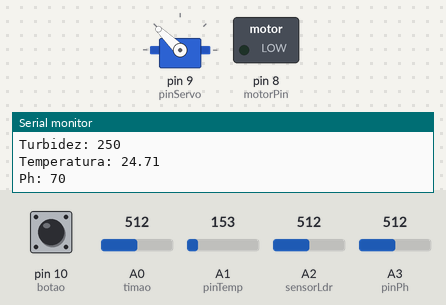
This sketch was run on a simulated Arduino Uno, built with avr-gcc and run on an emulated ATmega328P. Shown: servo, switched loads named in the sketch (green lamp = pin HIGH), the last lines printed to the serial monitor. The test bench sets the inputs (shaded band); at power-on: A0 (timao) = 512, pin 10 (botao) LOW, A1 (pinTemp) = 153, A2 (sensorLdr) = 512, A3 (pinPh) = 512.

Above: at 2.3 s.
2.4 s: A0 (timao) set to 716
At 3.6 s:
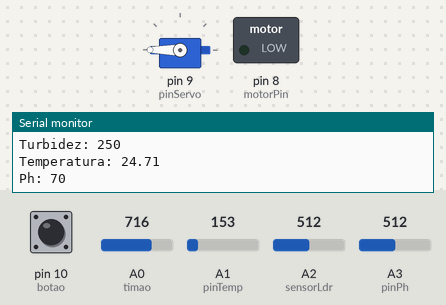
4.5 s: pin 10 (botao) pulled HIGH for 1.8 s
At 6.7 s:
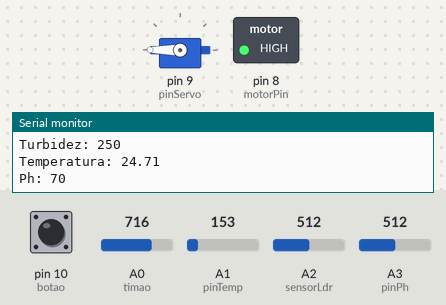
8.5 s: A0 (timao) set to 306
At 9.6 s:
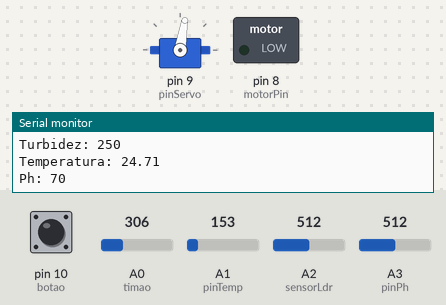
10.6 s: pin 10 (botao) pulled HIGH for 1.8 s
At 12.7 s:
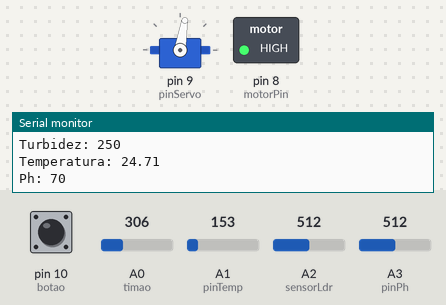
14.5 s: A0 (timao) set to 30
At 15.6 s:
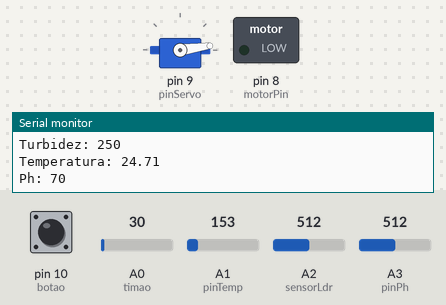
16.6 s: pin 10 (botao) pulled HIGH for 3.2 s
At 18.8 s:
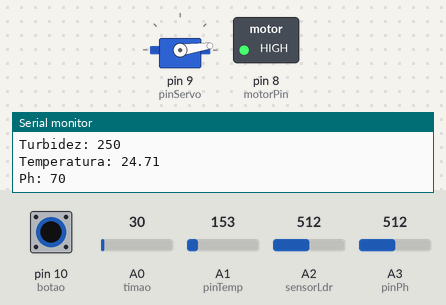
Timing chart, 0 to 22.0 s (numbered marks = the images above; inputs shaded):
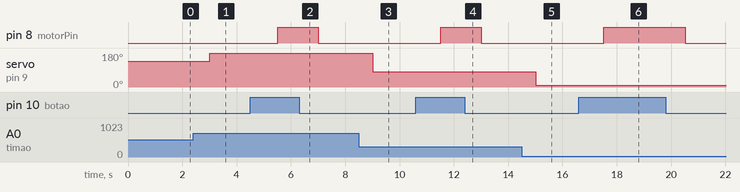

Measured:
- after the input at 2.4 s, servo on pin 9 (pinServo): 136° → 180° after 0.60 s
- after the input at 4.5 s, pin 8 (motorPin): LOW → HIGH after 1.0 s, → LOW 1.5 s later
- after the input at 8.5 s, servo on pin 9 (pinServo): 180° → 81° after 0.51 s
- after the input at 10.6 s, pin 8 (motorPin): LOW → HIGH after 0.91 s, → LOW 1.5 s later
- after the input at 14.5 s, servo on pin 9 (pinServo): 81° → 8° after 0.52 s
- after the input at 16.6 s, pin 8 (motorPin): LOW → HIGH after 0.92 s, → LOW 3.0 s later

The sketch:

blue_code_cascudo_global_solution1.ino
```cpp
// C++ code
//
#include <Servo.h>

//definições para servo motor e potenciometro (timao)
int timao = A0;
int pinServo = 9;
int valorPot = 0;
int anguloServo = 0;

Servo servo;

//Simulação de ph
int pinPh=A3;
int valorPh;

//Sensor de temperatura
int pinTemp=A1;
int sensorTempTensao;
float tensao;
float temperaturaC;


//Sensor Ldr
int sensorLdr=A2;
int lightVal;


//Motor
int motorPin = 8;
int botao = 10;

void setup()
{
  //sensor LDR
  pinMode(sensorLdr, INPUT);

  //Servo motor
  servo.attach(pinServo);

  //Motor e Botao
  pinMode(motorPin, OUTPUT);
  pinMode(botao, INPUT);

  Serial.begin(9600);
}

void loop()
{
  //LEITURAS

  //leitura do ldr e conversão de 0 a 500
  lightVal=analogRead(sensorLdr);
  lightVal=map(lightVal,0,1023,0,500);

  //Leitura e Conversão de temperatura
  // Faz a leitura da tensao no Sensor de Temperatura
  sensorTempTensao=analogRead(pinTemp);
  // Converte a tensao lida
  tensao=sensorTempTensao*5;
  tensao/=1024;
  // Converte a tensao lida em Graus Celsius
  temperaturaC=(tensao-0.5)*100;

  //Leitura ph !SIMULADO!
  valorPh= analogRead(pinPh);
  valorPh = map(valorPh, 0,1023, 0,140);
  //DIREÇÃO e VELOCIDADE
  controleServo();
  if(digitalRead(botao)==HIGH){

    digitalWrite(motorPin,HIGH);
  }else{
  	digitalWrite(motorPin,LOW);
  }

  //PRINTS
  Serial.print("Turbidez: ");
  Serial.println(lightVal);
  Serial.print("Temperatura: ");
  Serial.println(temperaturaC);
  Serial.print("Ph: ");
  Serial.println(valorPh);
  delay(500);
}

void controleServo(void){
  valorPot = analogRead(timao);
  anguloServo = map(valorPot,0,675,0,180);
  servo.write(anguloServo);
  /*Serial.print("Valor Lido: ");
  Serial.print(valorPot);
  Serial.print(" , Angulo do Servo: ");
  Serial.println(anguloServo);*/
  delay(1000);
}
```
